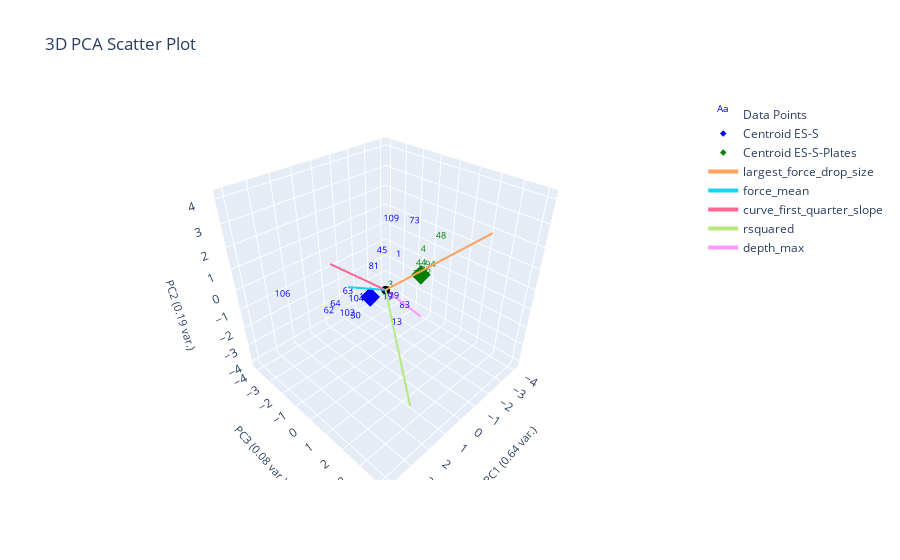

Notebook code for this chart:
### Markdown cell above
# Split Based on Popcorn

### Code cell
data_with_popcorn_label = data_features[data_features['popcorn'].notna()]
numerical_features = plotting.extract_numerical_features(data_with_popcorn_label)
predictions = data_with_popcorn_label['popcorn'].astype(int)+2 # +2 to change the colors
true_centroid = numerical_features[data_with_popcorn_label['popcorn'] == True].mean(axis=0)
false_centroid = numerical_features[data_with_popcorn_label['popcorn'] == False].mean(axis=0)
centroids = pd.concat([false_centroid, true_centroid], axis=1, ignore_index=True).T
centroids[f'{ylabel_name}_nums'] = [2,3]

plotting.plot_cluster_subplots(predictions, curve_data, cluster_category_names=[" ", " ", "Not Bubbly", "Bubbly"])
plotting.plot_pca(numerical_features, predictions, 3, "", ylabel_name, centroids=centroids)

### Figure 1 — Plotly figure (JSON) as saved in the notebook; plotly's stock layout.template omitted (floating-point values rounded to 4 significant figures)
{"data": [{"mode": "text", "name": "Data Points", "text": ["1", "2", "3", "4", "13", "19", "26", "29", "30", "44", "45", "48", "62", "63", "64", "73", "81", "83", "94", "101", "102", "104", "106", "109"], "textfont": {"color": ["blue", "green", "green", "green", "blue", "blue", "green", "blue", "blue", "green", "blue", "green", "blue", "blue", "blue", "blue", "blue", "blue", "green", "blue", "blue", "blue", "blue", "blue"], "size": 9}, "type": "scatter3d", "x": [-0.9282, -2.312, -0.4359, -1.819, -0.8463, 0.778, -0.9277, 0.2759, 2.002, -2.619, -0.7034, -2.849, 2.854, 1.995, 2.491, -2.585, -0.8248, -0.7817, -1.745, 1.913, 2.264, 1.154, 4.344, -0.6948], "y": [-0.1913, -0.3955, -0.1466, 0.4114, -0.1078, 0.9012, 1.322, 0.7484, 0.3536, -0.3307, -0.9276, 0.4841, -0.1775, -0.03011, -0.2125, -0.8117, -1.62, 0.3937, 0.9004, 0.9092, 0.1917, -0.5342, -0.7599, -0.3707], "z": [0.6677, -1.089, -0.6157, 0.7895, -2.943, -0.04352, 0.5995, -0.3444, -0.5994, -0.6187, 0.623, 1.035, -0.16, 0.3841, -0.05706, 1.375, -0.5661, -1.625, 0.2788, 0.578, -0.4134, -0.7204, 1.118, 2.347]}, {"marker": {"color": "blue", "size": 5, "symbol": "diamond"}, "mode": "markers", "name": "Centroid ES-S", "type": "scatter3d", "x": [0.7475], "y": [-0.1321], "z": [-0.02232]}, {"marker": {"color": "green", "size": 5, "symbol": "diamond"}, "mode": "markers", "name": "Centroid ES-S-Plates", "type": "scatter3d", "x": [-1.815], "y": [0.3208], "z": [0.0542]}, {"marker": {"color": "black", "size": 3}, "mode": "markers", "name": "Origin", "showlegend": false, "type": "scatter3d", "x": [0], "y": [0], "z": [0]}, {"line": {"width": 4}, "mode": "lines+text", "name": "largest_force_drop_size", "textposition": "top center", "type": "scatter3d", "x": [0, -2.429], "y": [0, 3.11], "z": [0, 2.882]}, {"line": {"width": 4}, "mode": "lines+text", "name": "force_mean", "textposition": "top center", "type": "scatter3d", "x": [0, 2.788], "y": [0, 1.01], "z": [0, 2.021]}, {"line": {"width": 4}, "mode": "lines+text", "name": "curve_first_quarter_slope", "textposition": "top center", "type": "scatter3d", "x": [0, 1.645], "y": [0, -1.403], "z": [0, 1.36]}, {"line": {"width": 4}, "mode": "lines+text", "name": "rsquared", "textposition": "top center", "type": "scatter3d", "x": [0, 2.215], "y": [0, 3.494], "z": [0, -2.368]}, {"line": {"width": 4}, "mode": "lines+text", "name": "depth_max", "textposition": "top center", "type": "scatter3d", "x": [0, -1.927], "y": [0, 0.3616], "z": [0, -2.27]}], "layout": {"autosize": true, "scene": {"aspectmode": "cube", "xaxis": {"range": [-4.344, 4.344], "title": {"font": {"size": 11}, "text": "PC1 (0.64 var.)"}}, "yaxis": {"range": [-4.344, 4.344], "title": {"font": {"size": 11}, "text": "PC3 (0.08 var.)"}}, "zaxis": {"range": [-4.344, 4.344], "title": {"font": {"size": 11}, "text": "PC2 (0.19 var.)"}}}, "title": {"text": "3D PCA Scatter Plot"}}}
